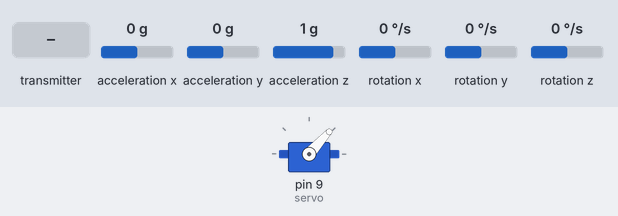
Simulated run of this sketch. Board: Arduino Leonardo, built with avr-gcc and run on an emulated ATmega32U4. On the bench: servo. The inputs (shaded band) are chosen by the test bench; at power-on: acceleration x 0 g, acceleration y 0 g, acceleration z 1 g, rotation x 0 °/s, rotation y 0 °/s, rotation z 0 °/s.

Above: at 1.2 s.
1.3 s: the transmitter starts sending readChannel.0 = 2000
At 1.8 s:
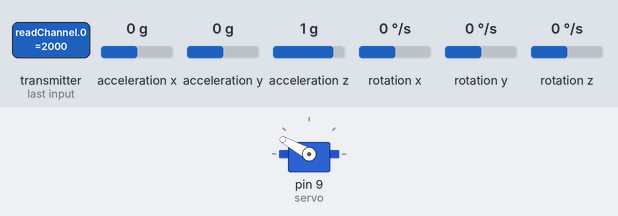
2.8 s: the transmitter starts sending readChannel.0 = 1000
At 4.0 s:
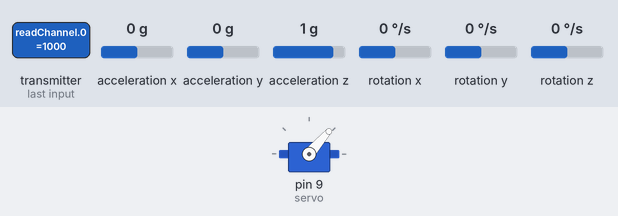
4.3 s: the transmitter starts sending readChannel.0 = 1250
At 5.3 s:
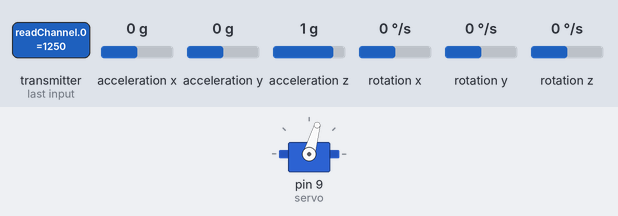
5.8 s: the transmitter starts sending readChannel.0 = 1500
At 6.5 s:
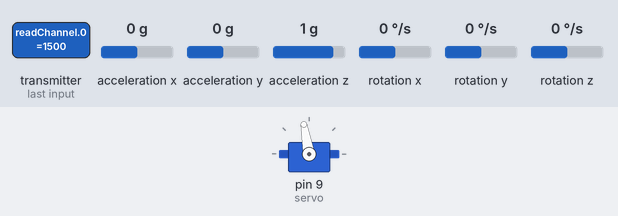
Timing chart, 0 to 8.3 s (numbered marks = the images above; inputs shaded):
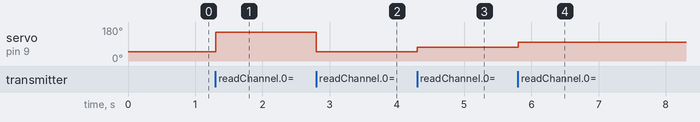

The sketch:

AVR_ibus_steering_gyro.ino
```cpp
#include <IBusBM.h>
IBusBM IBus;
uint16_t arm = 0;
uint16_t arm_n = 0;
uint16_t steering_l = 0;
uint16_t steering_r = UINT16_MAX;
uint16_t steering = 0;
bool isArmed = false;

#include <I2Cdev.h>
#include <MPU6050.h>
#include <Wire.h>
MPU6050 accelgyro;
int16_t gx, gy, gz, gxn, gyn, gzn;
int16_t r; // rotate
int16_t rn; // rotate neutral
float rd;  // rotate delta
float rdr = 0.0001; // rotate delta rate
float sr = -0.11; // steering rate

#include <Servo.h>
Servo servo;
int servo_out;
#define SERVO_MIN 49
#define SERVO_MAX 151
int sn = abs(SERVO_MIN - SERVO_MAX) / 2;
int sadj;

void setup() {
//  while (!Serial) { /*pro micro*/ }
//  Serial.begin(115200);

  IBus.begin(Serial1);

  Wire.begin();
  accelgyro.initialize();
//  Serial.println(accelgyro.testConnection() ? "MPU6050 connection successful" : "MPU6050 connection failed");
//  Serial.print(accelgyro.getXGyroOffset()); Serial.print("\t"); // 0
//  Serial.print(accelgyro.getYGyroOffset()); Serial.print("\t"); // 0
//  Serial.print(accelgyro.getZGyroOffset()); Serial.print("\t"); // 0
//  Serial.print("\n");
//  accelgyro.setXGyroOffset(220);
//  accelgyro.setYGyroOffset(76);
//  accelgyro.setZGyroOffset(-85);
//  Serial.print("\n");

  servo.attach(9);
}

void loop() {
  steering = IBus.readChannel(0);
  accelgyro.getRotation(&gx, &gy, &gz);
  if (!isArmed) {
    arm = IBus.readChannel(3);
    if (arm != 0) {
      if (!arm_n) { arm_n = arm; }
    }
    if (steering != 0) {
      steering_l = max(steering, steering_l);
      steering_r = min(steering, steering_r);
      servo_out = map(steering, steering_r, steering_l, SERVO_MIN, SERVO_MAX);
      servo.write(servo_out);
    }
//    Serial.print(steering); Serial.print("\t");
//    Serial.print(steering_l); Serial.print("\t");
//    Serial.print(steering_r); Serial.print("\t");
//    Serial.print(arm); Serial.print("\t");
//    Serial.println();
    if (arm - arm_n >= 800) {
      gxn = gx;
      gyn = gy;
      gzn = gz;
      isArmed = true;
    }
  }
  else {
    servo_out = map(steering, steering_r, steering_l, SERVO_MIN, SERVO_MAX);
    r = gx;
    rn = gxn;
    rd = (r - rn) * rdr;
    sadj = rd * sn * sr;
    servo.write(servo_out + sadj);
//    Serial.print(servo_out); Serial.print("\t");
//    Serial.print(gx); Serial.print("\t");
//    Serial.print(gy); Serial.print("\t");
//    Serial.print(gz); Serial.print("\t");
//    Serial.print(rd); Serial.print("\t");
//    Serial.print(sa); Serial.print("\t");
//    Serial.println();
  }
//  delay(50);
}
```

Measured:
- after the input at 1.3 s, servo on pin 9 (servo): 48° → 151° at once
- after the input at 2.8 s, servo on pin 9 (servo): 151° → 49° at once
- after the input at 4.3 s, servo on pin 9 (servo): 49° → 74° at once
- after the input at 5.8 s, servo on pin 9 (servo): 74° → 100° at once
